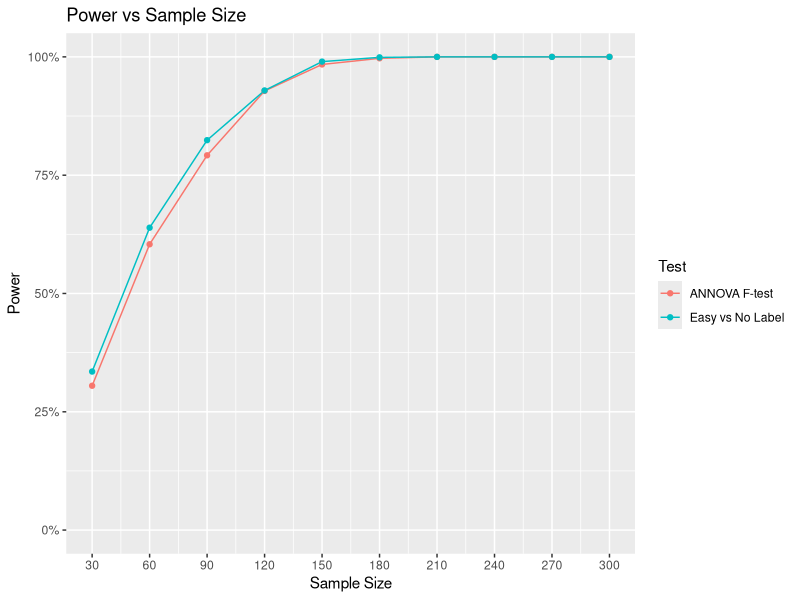
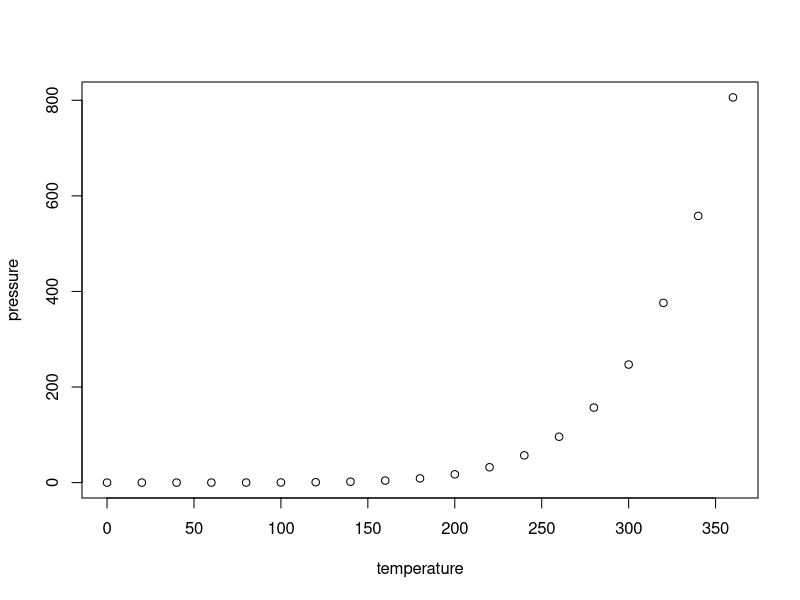

These charts were generated, in order, by the following R code:
## ---- chunk 1
knitr::opts_chunk$set(echo = TRUE)
## ---- chunk 2
library(data.table)
library(sandwich)
library(lmtest)

library(ggplot2)
library(knitr)
## ---- chunk 3
library(data.table)


### VARY THESE INPUTS (based on different scenarios) ###
puzzle_mean <- 3 # average time to solve puzzle in minutes
puzzle_sd <- 5 # standard deviation in puzzle solving time in munites
ATE_Est <- 2 # average treatment effect in minutes
ATE_Variation <- 2 # standard deviation of individual treatment effect in minutes

#### SIMULATE FAKE DATA #######

# Create the potential outcomes table
NROWS <- 300

d <- data.table(
  id = 1:NROWS
)

# Create treatment effect (tau) column
d[ , tau := rnorm(n=.N, mean = ATE_Est, sd = ATE_Variation)]
print(d)



# Generate potential outcomes to control - 'no_label' group
d[ , y_0A_no_label := pmax(0.5, rnorm(n=.N, mean = puzzle_mean, sd = puzzle_sd))]


# Generate potential outcomes to control - 'hard_label' group
### ASSUMED SIMILAR TO 'no_label' GROUP
d[ , noise := rnorm(n=.N,mean = 0, sd= 1)]
d[ , y_0B_hard_label := pmax(0, y_0A_no_label +noise)]

# Generate potential outcomes to treatment - 'easy_label' group
d[ , y_1_easy_label := pmax(0.5, y_0A_no_label +tau)]
d

#Randomly assign treatment
equal_group_size <- nrow(d)/3

d[ , treatment := sample(c(rep('no_label',equal_group_size), rep('hard_label',equal_group_size), rep('easy_label', equal_group_size)))]
d

# Create outcomes vector
d[ , outcome := fifelse(treatment == 'no_label', y_0A_no_label,
                        fifelse(
                          treatment == 'hard_label', y_0B_hard_label, y_1_easy_label)
                        )]

### FINAL TREATMENT/OUTCOMES TABLE ###
d <- d[ , .(treatment, outcome)]
## ---- chunk 4
### RUN 1000 SIMULATIONS TO CAPTURE P VALUE AT DIFF SAMPLE SIZES ####
# Run sample of a specific percentage size multiple times, store in an object, and do this for several difference percentages of sample

samples_list <- list(.1,.2,.3,.4,.5,.6,.7,.8,.9,1)
power_list_anova <- list()
power_list_nolabel_easy <- list()

one_test <- function(d, sample_size) {
  
  n_total <- round(nrow(d)*sample_size)
  n_per_group <- round(n_total/3)
  d_sample <- d[ , .SD[sample(.N, n_per_group)], by = treatment]
  
  d_sample[, treatment := factor(treatment, levels = c('no_label','hard_label', 'easy_label'))]
  
  model <- lm(outcome ~ treatment, data = d_sample)
  
  c(f_test = anova(model)$'Pr(>F)'[1], 
    easylabel_no_label = summary(model)$coefficients['treatmenteasy_label', 'Pr(>|t|)']
  )
  #summary(model)
  #t.test(outcome ~ treatment, data = d_sample)$p.value
}

power_loops <- 1000

for (sample_size in samples_list) {
  p_values <- replicate(power_loops, one_test(d, sample_size)) 
  t_test_rejects_anova <- mean(p_values["f_test",] <= 0.05)
  t_test_rejects_nolabelveasy <- mean(p_values['easylabel_no_label', ] <= 0.05)
  power_list_anova[[as.character(sample_size)]] <- t_test_rejects_anova
  power_list_nolabel_easy[[as.character(sample_size)]] <- t_test_rejects_nolabelveasy
}

power_list_anova 
power_list_nolabel_easy


### PLOT RESULTS ###
power_results <- rbind(
  data.frame(
    sample_size = as.numeric(names(power_list_anova))*nrow(d),
    power = unlist(power_list_anova),
    test = 'ANNOVA F-test'
  ),
   data.frame(
    sample_size = as.numeric(names(power_list_nolabel_easy))*nrow(d),
    power = unlist(power_list_nolabel_easy),
    test = 'Easy vs No Label'
  )
)
power_results

ggplot(power_results, aes(x = sample_size, y = power, color = test)) +
  geom_line() +
  geom_point() +
  scale_x_continuous(
    breaks = sort(unique(power_results$sample_size))
  ) +
  scale_y_continuous(
    labels = scales::percent,
    limits= c(0,1)
  ) +
  labs(
    x = "Sample Size",
    y = "Power",
    color = 'Test',
    title = "Power vs Sample Size"
  )
## ---- chunk 5
summary(cars)
## ---- chunk 6
plot(pressure)
